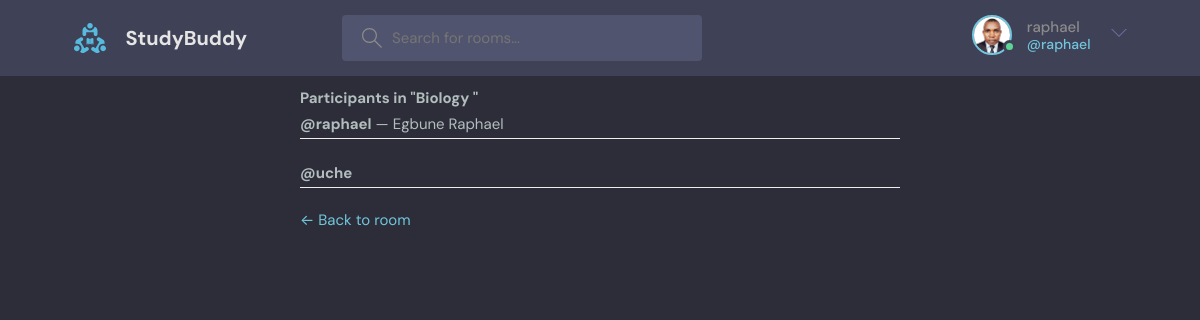
Screenshot of /room/1/participants/ (signed in) with the database file from the repository.
### base/models.py (models this page shows, shortened)
class User(AbstractUser):
    name = models.CharField(max_length=200, null=True)
    email = models.EmailField(unique=True, null=True)
    bio = models.TextField(null=True)
    avatar = models.ImageField(null=True, default="avatar.svg")
    USERNAME_FIELD = 'email'
    REQUIRED_FIELDS = []

class Room(models.Model):
    host = models.ForeignKey(User, on_delete=models.SET_NULL, null=True)
    topic =models.ForeignKey(Topic, on_delete=models.SET_NULL, null=True)
    name = models.CharField(max_length=200)
    description = models.TextField(null=True, blank= True)
    participants = models.ManyToManyField(User, related_name="participants", blank=True)
    update = models.DateTimeField(auto_now= True)
    created = models.DateTimeField(auto_now_add=True)
    class Meta:
        ordering = ['-update', '-created']

### base/views.py (the view)
# urls.py: path('room/<str:pk>/participants/', views.participants, name='participants'),
def participants(request, pk):
    room = Room.objects.get(id=pk)
    participants = room.participants.all()
    context = {'room': room, 'participants': participants}
    return render(request, 'base/participants.html', context)

### base/templates/base/participants.html (shortened to what this page needs)
{% extends "main.html" %}
{% block content %}
<div class="participants-list">
    <h2>Participants in "{{ room.name }}"</h2>
    {% if participants %}
        {% for user in participants %}
            <div class="participant">
                <p><strong>@{{ user.username }}</strong>
                {% if user.first_name or user.last_name %}
                    — {{ user.get_full_name }}
                {% endif %}
                </p>
            </div>
        {% endfor %}
    {% else %}
        <p>No participants yet.</p>
    {% endif %}
    <p><a href="{% url 'room' room.id %}">&larr; Back to room</a></p>
</div>
{% endblock %}

### templates/navbar.html (shortened to what this page needs)
      {% load static %}
 <header class="header header--loggedIn">
      <div class="container">
        <a href="{% url 'home' %}" class="header__logo">
          <img src="{% static 'images/logo.svg' %}" />
          <h1>StudyBuddy</h1>
        </a>
        <form class="header__search" method="Get" action="{% url 'home' %}">
          <label>
            <input name="q" placeholder="Search for rooms..." />
          </label>
        </form>
        <nav class="header__menu">
      {% if user.is_authenticated %}
          <div class="header__user">
            <a href="{% url 'user-profile' pk=user.id %}" class="header__userLink">
              <div class="avatar avatar--medium active">
                <img src="{{ request.user.avatar.url }}" />
              </div>
              <p>{{ request.user.username }} <span>@{{ request.user.username }}</span></p>
            </a>
            <button class="dropdown-button">
              <svg version="1.1" xmlns="http://www.w3.org/2000/svg" width="32" height="32" viewBox="0 0 32 32">
                <title>chevron-down</title>
                <path d="M16 21l-13-13h-3l16 16 16-16h-3l-13 13z"></path>
              </svg>
            </button>
          </div>
            {% else %}
          <a href="{% url 'login' %}">
            <img src="{% static 'images/avatar.svg' %}" />
            <p>Login</p>
          </a>
           {% endif %}
        </nav>
      </div>
    </header>

### static/styles/style.css (style rules this page uses)
:root { --color-main: #71c6dd; --color-main-light: #e1f6fb; --color-dark: #3f4156; --color-dark-medium: #51546e; --color-dark-light: #696d97; --color-light: #e5e5e5; --color-gray: #8b8b8b; --color-light-gray: #b2bdbd; --color-bg: #2d2d39; --color-success: #5dd693; --color-error: #fc4b0b; }
* { font-family: "DM Sans", -apple-system, BlinkMacSystemFont, "Segoe UI", Roboto, Oxygen, Ubuntu, Cantarell, "Open Sans", "Helvetica Neue", sans-serif; margin: 0; padding: 0; box-sizing: border-box; text-rendering: optimizeLegibility; font-size: inherit; }
html { font-size: 56.25%; }
@media only screen and (min-width: 1200px) { html { font-size: 62.5%; } }
body { line-height: 1.6; font-weight: 400; font-size: 1.5rem; color: var(--color-light-gray); background-color: var(--color-bg); min-height: 100vh; }
img { width: 100%; }
a { display: inline-block; color: var(--color-main); text-decoration: none; }
.container { max-width: 120rem; width: 90%; margin: auto; }
.avatar { position: relative; display: inline-block; border-radius: 50%; border: 2px solid var(--color-main); }
.avatar img { display: block; border-radius: 50%; object-fit: cover; object-position: center; }
.avatar::after { content: ""; display: block; position: absolute; background-color: var(--color-gray); z-index: 111; border-radius: 50%; border: 0.3rem solid var(--color-dark); }
.avatar.active::after { background-color: var(--color-success); }
.avatar.avatar--medium img { width: 3.6rem; height: 3.6rem; border-radius: 50%; }
.avatar.avatar--medium:after { width: 0.7rem; height: 0.7rem; bottom: 0px; right: -6px; }
.header { padding: 1.5rem; background-color: var(--color-dark); }
.header > .container { display: flex; gap: 9.5rem; }
.header__logo, .header__user { display: flex; gap: 2rem; align-items: center; }
.header__logo > img { height: 3.2rem; width: 3.2rem; }
.header__logo > h1 { font-weight: 700; font-size: 2rem; color: var(--color-light); }
.header__search > label { background-color: var(--color-dark-medium); padding: 1.3rem 1rem; display: flex; align-items: center; gap: 1rem; border-radius: 4px; }
.header__search svg { fill: var(--color-gray); width: 2rem; height: 2rem; margin-left: 1rem; }
.header__search input { width: 30rem; background: transparent; border: none; outline: none; color: var(--color-light); }
.header__menu { margin-left: auto; position: relative; }
.header__menu a { display: flex; gap: 1.5rem; align-items: center; font-weight: 500; text-decoration: none; color: var(--color-gray); }
.header__menu img { height: 3.6rem; }
.header__menu p { line-height: 1.2; }
.header__menu span { color: var(--color-main); font-weight: 500; font-size: 1.4rem; display: block; }
.header__menu svg { width: 1.6rem; height: 1.6rem; fill: var(--color-dark-light); }
.dropdown-button { background: transparent; border: 0; outline: 0; cursor: pointer; }
.participant { display: flex; align-items: center; gap: 1.5rem; margin-bottom: 2rem; }
.participant p { color: var(--color-light-gray); line-height: 1.2; }

### base/templates/base/participants.html (style rules this page uses)
.participants-list { max-width: 600px; margin: 1rem auto; }
.participant { padding: .5rem 0; border-bottom: 1px solid #eee; }

### rows the page displays
User: user.avatar (picture), user.username "raphael", username "raphael", get_full_name "Egbune Raphael"
Room: name "Biology"
User: username "uche"
